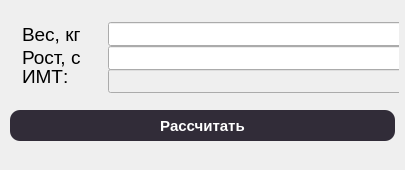
<?xml version="1.0" encoding="UTF-8"?>
<ui version="4.0">
 <class>MainWindow</class>
 <widget class="QMainWindow" name="MainWindow">
  <property name="geometry">
   <rect>
    <x>0</x>
    <y>0</y>
    <width>405</width>
    <height>170</height>
   </rect>
  </property>
  <property name="minimumSize">
   <size>
    <width>405</width>
    <height>170</height>
   </size>
  </property>
  <property name="maximumSize">
   <size>
    <width>405</width>
    <height>170</height>
   </size>
  </property>
  <property name="windowTitle">
   <string>MainWindow</string>
  </property>
  <widget class="QWidget" name="centralWidget">
   <widget class="QPushButton" name="calculateButton">
    <property name="geometry">
     <rect>
      <x>10</x>
      <y>110</y>
      <width>385</width>
      <height>31</height>
     </rect>
    </property>
    <property name="minimumSize">
     <size>
      <width>385</width>
      <height>0</height>
     </size>
    </property>
    <property name="maximumSize">
     <size>
      <width>385</width>
      <height>16777215</height>
     </size>
    </property>
    <property name="font">
     <font>
      <pointsize>11</pointsize>
      <weight>75</weight>
      <bold>true</bold>
     </font>
    </property>
    <property name="styleSheet">
     <string notr="true"> border-radius: 10px;
color: white;
transition: .2s linear;
background: #312c38;</string>
    </property>
    <property name="text">
     <string>Рассчитать</string>
    </property>
   </widget>
   <widget class="QWidget" name="">
    <property name="geometry">
     <rect>
      <x>97</x>
      <y>11</y>
      <width>302</width>
      <height>86</height>
     </rect>
    </property>
    <layout class="QVBoxLayout" name="verticalLayout_2">
     <item>
      <widget class="QLineEdit" name="weightLineEdit">
       <property name="minimumSize">
        <size>
         <width>300</width>
         <height>24</height>
        </size>
       </property>
       <property name="maximumSize">
        <size>
         <width>200</width>
         <height>24</height>
        </size>
       </property>
      </widget>
     </item>
     <item>
      <widget class="QLineEdit" name="heightLineEdit">
       <property name="minimumSize">
        <size>
         <width>300</width>
         <height>24</height>
        </size>
       </property>
       <property name="maximumSize">
        <size>
         <width>200</width>
         <height>24</height>
        </size>
       </property>
      </widget>
     </item>
     <item>
      <widget class="QLineEdit" name="bmiLineEdit">
       <property name="enabled">
        <bool>false</bool>
       </property>
       <property name="minimumSize">
        <size>
         <width>300</width>
         <height>24</height>
        </size>
       </property>
       <property name="maximumSize">
        <size>
         <width>300</width>
         <height>24</height>
        </size>
       </property>
      </widget>
     </item>
    </layout>
   </widget>
   <widget class="QWidget" name="">
    <property name="geometry">
     <rect>
      <x>11</x>
      <y>11</y>
      <width>80</width>
      <height>85</height>
     </rect>
    </property>
    <layout class="QVBoxLayout" name="verticalLayout">
     <item>
      <widget class="QLabel" name="weightLabel">
       <property name="minimumSize">
        <size>
         <width>0</width>
         <height>24</height>
        </size>
       </property>
       <property name="maximumSize">
        <size>
         <width>16777215</width>
         <height>24</height>
        </size>
       </property>
       <property name="font">
        <font>
         <pointsize>14</pointsize>
        </font>
       </property>
       <property name="text">
        <string>Вес, кг:  </string>
       </property>
      </widget>
     </item>
     <item>
      <widget class="QLabel" name="heightLabel">
       <property name="minimumSize">
        <size>
         <width>0</width>
         <height>24</height>
        </size>
       </property>
       <property name="maximumSize">
        <size>
         <width>16777215</width>
         <height>24</height>
        </size>
       </property>
       <property name="font">
        <font>
         <pointsize>14</pointsize>
        </font>
       </property>
       <property name="text">
        <string>Рост, см:</string>
       </property>
      </widget>
     </item>
     <item>
      <widget class="QLabel" name="bmiLabel">
       <property name="font">
        <font>
         <pointsize>14</pointsize>
        </font>
       </property>
       <property name="text">
        <string>ИМТ:</string>
       </property>
      </widget>
     </item>
    </layout>
   </widget>
  </widget>
 </widget>
 <layoutdefault spacing="6" margin="11"/>
 <resources/>
 <connections/>
</ui>
